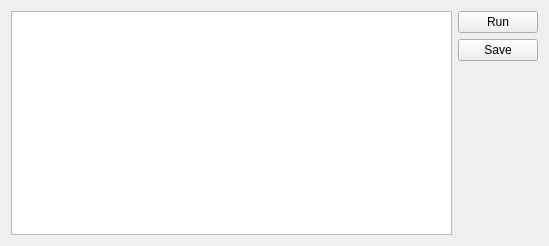
<?xml version="1.0" encoding="UTF-8"?>
<ui version="4.0">
 <class>ScriptEditor</class>
 <widget class="QWidget" name="ScriptEditor">
  <property name="geometry">
   <rect>
    <x>0</x>
    <y>0</y>
    <width>549</width>
    <height>246</height>
   </rect>
  </property>
  <property name="windowTitle">
   <string>Form</string>
  </property>
  <layout class="QGridLayout" name="gridLayout">
   <item row="0" column="0" rowspan="3">
    <widget class="QTextEdit" name="editor"/>
   </item>
   <item row="0" column="1">
    <widget class="QPushButton" name="runButton">
     <property name="text">
      <string>Run</string>
     </property>
     <property name="shortcut">
      <string/>
     </property>
    </widget>
   </item>
   <item row="1" column="1">
    <widget class="QPushButton" name="saveButton">
     <property name="text">
      <string>Save</string>
     </property>
     <property name="shortcut">
      <string/>
     </property>
    </widget>
   </item>
   <item row="2" column="1">
    <spacer name="verticalSpacer">
     <property name="orientation">
      <enum>Qt::Vertical</enum>
     </property>
     <property name="sizeHint" stdset="0">
      <size>
       <width>20</width>
       <height>181</height>
      </size>
     </property>
    </spacer>
   </item>
  </layout>
 </widget>
 <resources/>
 <connections/>
</ui>
